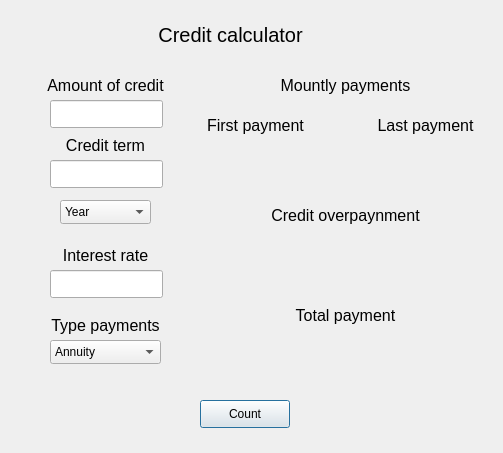
<?xml version="1.0" encoding="UTF-8"?>
<ui version="4.0">
 <class>credit</class>
 <widget class="QDialog" name="credit">
  <property name="geometry">
   <rect>
    <x>0</x>
    <y>0</y>
    <width>503</width>
    <height>453</height>
   </rect>
  </property>
  <property name="windowTitle">
   <string>Dialog</string>
  </property>
  <widget class="QLabel" name="label">
   <property name="geometry">
    <rect>
     <x>50</x>
     <y>20</y>
     <width>361</width>
     <height>30</height>
    </rect>
   </property>
   <property name="font">
    <font>
     <pointsize>15</pointsize>
    </font>
   </property>
   <property name="text">
    <string>Credit calculator</string>
   </property>
   <property name="textFormat">
    <enum>Qt::AutoText</enum>
   </property>
   <property name="alignment">
    <set>Qt::AlignCenter</set>
   </property>
   <property name="margin">
    <number>3</number>
   </property>
  </widget>
  <widget class="QLabel" name="label_2">
   <property name="geometry">
    <rect>
     <x>30</x>
     <y>70</y>
     <width>151</width>
     <height>30</height>
    </rect>
   </property>
   <property name="font">
    <font>
     <pointsize>12</pointsize>
    </font>
   </property>
   <property name="text">
    <string>Amount of credit</string>
   </property>
   <property name="textFormat">
    <enum>Qt::AutoText</enum>
   </property>
   <property name="alignment">
    <set>Qt::AlignCenter</set>
   </property>
   <property name="margin">
    <number>3</number>
   </property>
  </widget>
  <widget class="QLineEdit" name="lineAmount">
   <property name="geometry">
    <rect>
     <x>50</x>
     <y>100</y>
     <width>113</width>
     <height>28</height>
    </rect>
   </property>
  </widget>
  <widget class="QLineEdit" name="lineTerm">
   <property name="geometry">
    <rect>
     <x>50</x>
     <y>160</y>
     <width>113</width>
     <height>28</height>
    </rect>
   </property>
  </widget>
  <widget class="QLabel" name="label_3">
   <property name="geometry">
    <rect>
     <x>30</x>
     <y>130</y>
     <width>151</width>
     <height>30</height>
    </rect>
   </property>
   <property name="font">
    <font>
     <pointsize>12</pointsize>
    </font>
   </property>
   <property name="text">
    <string>Сredit term</string>
   </property>
   <property name="textFormat">
    <enum>Qt::AutoText</enum>
   </property>
   <property name="alignment">
    <set>Qt::AlignCenter</set>
   </property>
   <property name="margin">
    <number>3</number>
   </property>
  </widget>
  <widget class="QLineEdit" name="lineRate">
   <property name="geometry">
    <rect>
     <x>50</x>
     <y>270</y>
     <width>113</width>
     <height>28</height>
    </rect>
   </property>
  </widget>
  <widget class="QLabel" name="label_4">
   <property name="geometry">
    <rect>
     <x>30</x>
     <y>240</y>
     <width>151</width>
     <height>30</height>
    </rect>
   </property>
   <property name="font">
    <font>
     <pointsize>12</pointsize>
    </font>
   </property>
   <property name="text">
    <string>Interest rate</string>
   </property>
   <property name="textFormat">
    <enum>Qt::AutoText</enum>
   </property>
   <property name="alignment">
    <set>Qt::AlignCenter</set>
   </property>
   <property name="margin">
    <number>3</number>
   </property>
  </widget>
  <widget class="QComboBox" name="comboTerm">
   <property name="geometry">
    <rect>
     <x>60</x>
     <y>200</y>
     <width>91</width>
     <height>24</height>
    </rect>
   </property>
   <item>
    <property name="text">
     <string>Year</string>
    </property>
   </item>
   <item>
    <property name="text">
     <string>Mounth</string>
    </property>
   </item>
  </widget>
  <widget class="QComboBox" name="comboType">
   <property name="geometry">
    <rect>
     <x>50</x>
     <y>340</y>
     <width>111</width>
     <height>24</height>
    </rect>
   </property>
   <item>
    <property name="text">
     <string>Annuity</string>
    </property>
   </item>
   <item>
    <property name="text">
     <string>Differentiated</string>
    </property>
   </item>
  </widget>
  <widget class="QLabel" name="label_5">
   <property name="geometry">
    <rect>
     <x>30</x>
     <y>310</y>
     <width>151</width>
     <height>30</height>
    </rect>
   </property>
   <property name="font">
    <font>
     <pointsize>12</pointsize>
    </font>
   </property>
   <property name="text">
    <string>Type payments</string>
   </property>
   <property name="textFormat">
    <enum>Qt::AutoText</enum>
   </property>
   <property name="alignment">
    <set>Qt::AlignCenter</set>
   </property>
   <property name="margin">
    <number>3</number>
   </property>
  </widget>
  <widget class="QLabel" name="label_6">
   <property name="geometry">
    <rect>
     <x>270</x>
     <y>70</y>
     <width>151</width>
     <height>30</height>
    </rect>
   </property>
   <property name="font">
    <font>
     <pointsize>12</pointsize>
    </font>
   </property>
   <property name="text">
    <string>Mountly payments</string>
   </property>
   <property name="textFormat">
    <enum>Qt::AutoText</enum>
   </property>
   <property name="alignment">
    <set>Qt::AlignCenter</set>
   </property>
   <property name="margin">
    <number>3</number>
   </property>
  </widget>
  <widget class="QLabel" name="labelFirstPay">
   <property name="geometry">
    <rect>
     <x>210</x>
     <y>150</y>
     <width>91</width>
     <height>30</height>
    </rect>
   </property>
   <property name="font">
    <font>
     <pointsize>12</pointsize>
    </font>
   </property>
   <property name="text">
    <string/>
   </property>
   <property name="textFormat">
    <enum>Qt::AutoText</enum>
   </property>
   <property name="alignment">
    <set>Qt::AlignCenter</set>
   </property>
   <property name="margin">
    <number>3</number>
   </property>
  </widget>
  <widget class="QLabel" name="label_8">
   <property name="geometry">
    <rect>
     <x>260</x>
     <y>200</y>
     <width>171</width>
     <height>30</height>
    </rect>
   </property>
   <property name="font">
    <font>
     <pointsize>12</pointsize>
    </font>
   </property>
   <property name="text">
    <string>Credit overpaynment</string>
   </property>
   <property name="textFormat">
    <enum>Qt::AutoText</enum>
   </property>
   <property name="alignment">
    <set>Qt::AlignCenter</set>
   </property>
   <property name="margin">
    <number>3</number>
   </property>
  </widget>
  <widget class="QLabel" name="labelOver">
   <property name="geometry">
    <rect>
     <x>270</x>
     <y>240</y>
     <width>151</width>
     <height>30</height>
    </rect>
   </property>
   <property name="font">
    <font>
     <pointsize>12</pointsize>
    </font>
   </property>
   <property name="text">
    <string/>
   </property>
   <property name="textFormat">
    <enum>Qt::AutoText</enum>
   </property>
   <property name="alignment">
    <set>Qt::AlignCenter</set>
   </property>
   <property name="margin">
    <number>3</number>
   </property>
  </widget>
  <widget class="QLabel" name="label_10">
   <property name="geometry">
    <rect>
     <x>270</x>
     <y>300</y>
     <width>151</width>
     <height>30</height>
    </rect>
   </property>
   <property name="font">
    <font>
     <pointsize>12</pointsize>
    </font>
   </property>
   <property name="text">
    <string>Total payment</string>
   </property>
   <property name="textFormat">
    <enum>Qt::AutoText</enum>
   </property>
   <property name="alignment">
    <set>Qt::AlignCenter</set>
   </property>
   <property name="margin">
    <number>3</number>
   </property>
  </widget>
  <widget class="QLabel" name="labelTotal">
   <property name="geometry">
    <rect>
     <x>270</x>
     <y>340</y>
     <width>151</width>
     <height>30</height>
    </rect>
   </property>
   <property name="font">
    <font>
     <pointsize>12</pointsize>
    </font>
   </property>
   <property name="text">
    <string/>
   </property>
   <property name="textFormat">
    <enum>Qt::AutoText</enum>
   </property>
   <property name="alignment">
    <set>Qt::AlignCenter</set>
   </property>
   <property name="margin">
    <number>3</number>
   </property>
  </widget>
  <widget class="QPushButton" name="pushButtonCount">
   <property name="geometry">
    <rect>
     <x>200</x>
     <y>400</y>
     <width>90</width>
     <height>28</height>
    </rect>
   </property>
   <property name="text">
    <string>Count</string>
   </property>
  </widget>
  <widget class="QLabel" name="label_7">
   <property name="geometry">
    <rect>
     <x>200</x>
     <y>110</y>
     <width>111</width>
     <height>30</height>
    </rect>
   </property>
   <property name="font">
    <font>
     <pointsize>12</pointsize>
    </font>
   </property>
   <property name="text">
    <string>First payment</string>
   </property>
   <property name="textFormat">
    <enum>Qt::AutoText</enum>
   </property>
   <property name="alignment">
    <set>Qt::AlignCenter</set>
   </property>
   <property name="margin">
    <number>3</number>
   </property>
  </widget>
  <widget class="QLabel" name="label_9">
   <property name="geometry">
    <rect>
     <x>370</x>
     <y>110</y>
     <width>111</width>
     <height>30</height>
    </rect>
   </property>
   <property name="font">
    <font>
     <pointsize>12</pointsize>
    </font>
   </property>
   <property name="text">
    <string>Last payment</string>
   </property>
   <property name="textFormat">
    <enum>Qt::AutoText</enum>
   </property>
   <property name="alignment">
    <set>Qt::AlignCenter</set>
   </property>
   <property name="margin">
    <number>3</number>
   </property>
  </widget>
  <widget class="QLabel" name="labelLastPay">
   <property name="geometry">
    <rect>
     <x>380</x>
     <y>150</y>
     <width>91</width>
     <height>30</height>
    </rect>
   </property>
   <property name="font">
    <font>
     <pointsize>12</pointsize>
    </font>
   </property>
   <property name="text">
    <string/>
   </property>
   <property name="textFormat">
    <enum>Qt::AutoText</enum>
   </property>
   <property name="alignment">
    <set>Qt::AlignCenter</set>
   </property>
   <property name="margin">
    <number>3</number>
   </property>
  </widget>
 </widget>
 <resources/>
 <connections/>
</ui>
